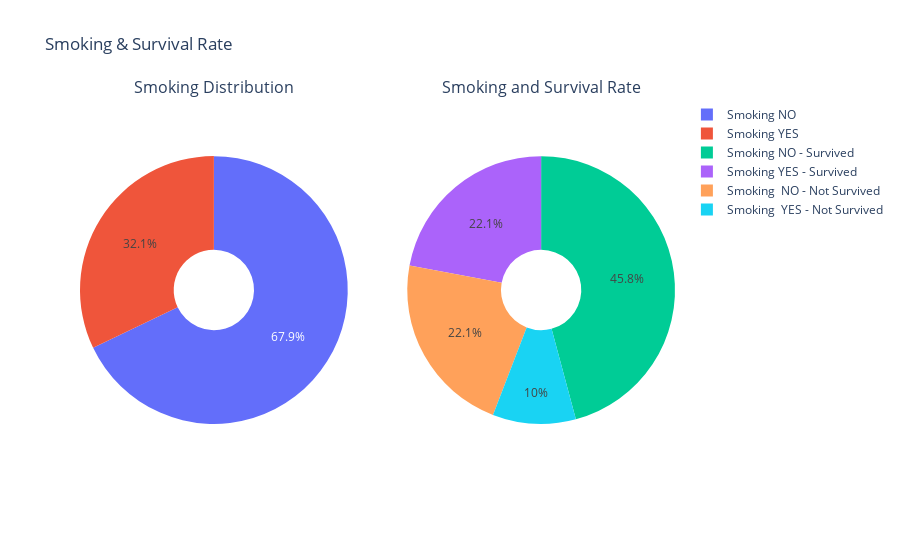

Notebook code for this chart:
### Code cell
labels = [["Smoking YES", "Smoking NO"], 
          ['Smoking YES - Survived','Smoking  YES - Not Survived', 'Smoking NO - Survived',
           'Smoking  NO - Not Survived']]

values = [[len(smoking_yes), len(smoking_no)],
         [len(smoking_yes_survived), len(smoking_yes_not_survived),
          len(smoking_no_survived), len(smoking_no_not_survived)]]

subplot_titles = ['Smoking Distribution', 'Smoking and Survival Rate']
sub_plot_names = ["Distribution of Smoking", 'Smoking & Survival']

utils.ConstructGoPieChart(build_sub_plots = True, 
                          rows = 1, 
                          cols = 2, 
                          subplot_titles = subplot_titles,
                          labels = labels, 
                          values = values, 
                          sub_plot_names = sub_plot_names, 
                          title_text = "Smoking & Survival Rate",
                          export_to_png = True)

### Figure 1 — Plotly figure (JSON) as saved in the notebook; plotly's stock layout.template omitted (floating-point values rounded to 4 significant figures)
{"data": [{"domain": {"x": [0, 0.45], "y": [0, 1]}, "hole": 0.3, "hoverinfo": "label+percent+name", "labels": ["Smoking YES", "Smoking NO"], "name": "Distribution of Smoking", "type": "pie", "values": [96, 203]}, {"domain": {"x": [0.55, 1], "y": [0, 1]}, "hole": 0.3, "hoverinfo": "label+percent+name", "labels": ["Smoking YES - Survived", "Smoking  YES - Not Survived", "Smoking NO - Survived", "Smoking  NO - Not Survived"], "name": "Smoking & Survival", "type": "pie", "values": [66, 30, 137, 66]}], "layout": {"annotations": [{"font": {"size": 16}, "showarrow": false, "text": "Smoking Distribution", "x": 0.225, "xanchor": "center", "xref": "paper", "y": 1, "yanchor": "bottom", "yref": "paper"}, {"font": {"size": 16}, "showarrow": false, "text": "Smoking and Survival Rate", "x": 0.775, "xanchor": "center", "xref": "paper", "y": 1, "yanchor": "bottom", "yref": "paper"}], "autosize": true, "title": {"text": "Smoking & Survival Rate"}}}
